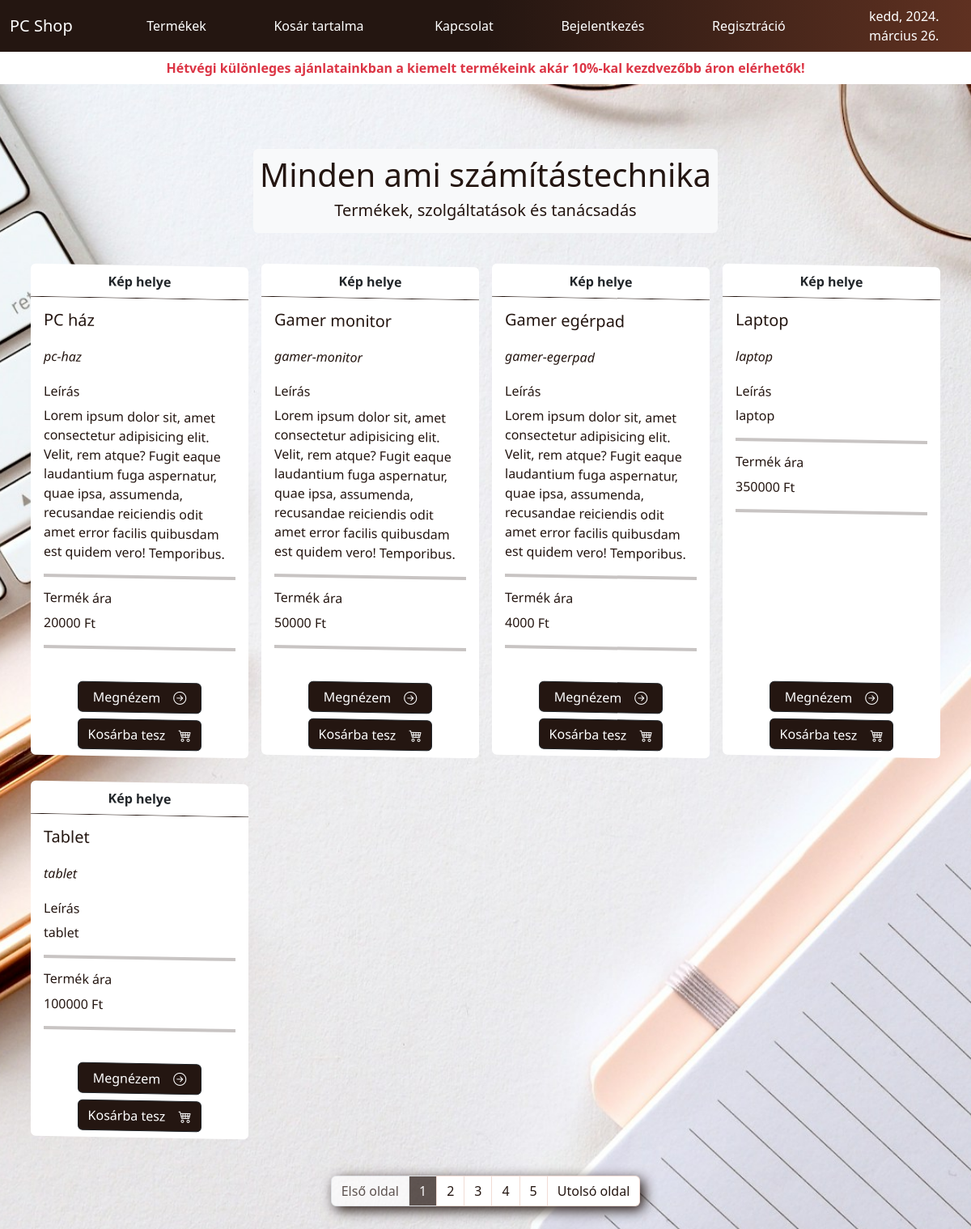
The page /?page=productsView on the database its author committed.
### tables this page shows
CREATE TABLE `products` (
  `id` bigint(20) UNSIGNED NOT NULL,
  `name` varchar(255) NOT NULL,
  `sku` varchar(255) DEFAULT NULL,
  `price` int(11) DEFAULT NULL,
  `special_price` int(11) DEFAULT NULL,
  `description` text,
  `manufacturer_id` bigint(20) UNSIGNED DEFAULT NULL,
  `visit_count` int(11) NOT NULL DEFAULT '0',
  `order_count` int(11) NOT NULL DEFAULT '0',
  `main_signed` tinyint(1) NOT NULL DEFAULT '0',
  `week_offer` tinyint(1) NOT NULL DEFAULT '0',
  `season_offer` tinyint(1) NOT NULL DEFAULT '0',
  `top_brand_asus` tinyint(1) NOT NULL DEFAULT '0',
  `top_brand_apple` tinyint(1) NOT NULL DEFAULT '0',
  `top_brand_dell` tinyint(1) NOT NULL DEFAULT '0',
  `top_brand_hp` tinyint(1) NOT NULL DEFAULT '0',
  `top_brand_lenovo` tinyint(1) NOT NULL DEFAULT '0',
  `slug` varchar(255) NOT NULL,
  `created_at` timestamp NULL DEFAULT NULL,
  `updated_at` timestamp NULL DEFAULT NULL
);

### traits/Utilities.php (called while the page is built, shortened)
<?php
trait Utilities {
    function getViewFile( $file ) {
        include(__DIR__."/../views/".$file.".php");
    }
}

### controllers/UserController.php (called while the page is built, shortened)
<?php
class WeekOffer {
    function offer($weekoffer, $price)
    {
        $val = 0.9;
        $t = getdate();
        if ($_SESSION["today"] === 0 || $_SESSION["today"] === 6) {
            if($weekoffer === "1") {
                return [$price, $price * $_SESSION["week_offer"]];
            }
            else {
                return [$price];
            }
        } else {
            return [$price];
        }
    }
}
class UserController extends WeekOffer
{
    function connectProcess()
    {
        $connection = mysqli_connect("localhost", "root", "12345", "pcshop");
        mysqli_set_charset($connection, "utf8mb4");
        return $connection;
    }
    function productsView()
    {
        $this->getViewFile("products");
    }
}

### views/products.php (the view, shortened to what this page needs)
<!DOCTYPE html>
<html lang="en">
<head>
  <?php
    include("meta.php");
    if(isset($_GET["id"])) {
      $id = $_GET["id"];
    }
    else {
      $id = 1;
    }
  ?>
</head>
<body id="<?php echo $id ?>">
  <?php
  include("nav.php");
  $stepLimit = 5;
  $getId = isset($_GET["id"]) ? $_GET["id"] : 1;
  $start = ($getId - 1) * $stepLimit;
  $termekek = mysqli_query($page->connectProcess(), "select * from products LIMIT $start, $stepLimit");
  ?>
  <main class="container-lg py-5 main-custom-top">
    <section class="row row-cols-1 gy-3 py-3">
      <article class="col-auto p-2 mx-auto text-center rounded-2 bg-light">
        <h1>Minden ami számítástechnika</h1>
        <h5>Termékek, szolgáltatások és tanácsadás</h5>
      </article>
    </section>
    <section class="row row-cols-1 row-cols-sm-2 row-cols-lg-3 row-cols-xl-4 gy-3 py-3">
      <?php
        while ($termek = mysqli_fetch_array($termekek)) {
          echo '
        <article class="col p-2">
          <div class="card border-card h-100 products-card">
            <div class="card-header text-center border-custom">
              <span><strong>Kép helye</strong></span>
            </div>
            <div class="card-body">
              <h5 class="card-title">' . $termek["name"] . '</h5>
              <h6 class="fst-italic py-3 name-color">' . $termek["slug"] . '</h6>
              <h6 class="name-color">Leírás</h6>
              <p class="card-text text-color">' . $termek["description"] . '</p>
              <hr class="border-custom-thick">
              <h6 class="name-color">Termék ára</h6>
              <div class="card-text text-color">';
                $weekArr = $week->offer($termek["week_offer"], $termek["price"]);
                for($i = 0; $i < count($weekArr); $i++) {
                  if(count($weekArr) === 1) {
                    echo '<p>'.$weekArr[$i].' Ft</p>';
                  }
                }
              echo '</div>
              <hr class="border-custom-thick">
            </div>
            <div class="card-footer border-0 d-grid justify-content-center gap-2">
              <form method="get">
                <a href="?page=productView&id=' . $termek["id"] . '" class="btn btn-dark w-100 d-flex justify-content-center align-items-center gap-3" name="data" value="' . $termek["id"] . '">
                  <div>Megnézem</div>
                  <i class="bi bi-arrow-right-circle"></i>
                </a>
              </form>
              <form action="?page=productCartProcess" method="post">
                <input type="hidden" name="id" value="' . $termek["id"] . '">
                <button class="btn btn-dark w-100 d-flex justify-content-center align-items-center gap-3">
                  <div>Kosárba tesz</div>
                  <i class="bi bi-cart4"></i>
                </button>
              </form>
            </div>
          </div>
        </article>';
        }
      ?>
    </section>
    <section class="row row-cols-1 gy-3 py-3">
      <article class="col-auto p-2 mx-auto text-center">
        <nav aria-label="Oldalak közti navigálás">
          <ul class="pagination text-center">
            <li class="page-item <?php echo $getId == '1' ? "disabled" : "" ?>"><a class="page-link" href="?page=productsView">Első oldal</a></li>
            <?php
              $pagesDb = mysqli_query($page->connectProcess(), "select * from products");
              $numsPage = mysqli_num_rows($pagesDb);
              $pages = ceil( $numsPage / $stepLimit );
              for($i = 1; $i <= $pages; $i++) {
                echo '
                  <li class="page-item"><a class="page-link h-100 d-flex align-items-center" href="?page=productsView&id='.$i.'">'.$i.'</a></li>
                ';
              }
            ?>
            <li class="page-item <?php echo $getId == $pages ? "disabled" : "" ?>"><a class="page-link" href="?page=productsView&id=<?php echo $pages ?>">Utolsó oldal</a></li>
          </ul>
        </nav>
      </article>
    </section>
  </main>
</body>
</html>

### assets/css/style.css (style rules this page uses)
:root { --form-hover: #F8F3E6; --color-1: #fff; --color-2: #D1917A; --color-3: #AA583A; --color-4: #5F3121; --color-5: #241611; --bs-body-color-rgb: #fff; --week-header-z: 50; --btn-dark-opacity: .7; --disabled-btn: .7; --transition-800: 800ms; --transition-500: 500ms; --transition-400: 400ms; --anim-duration: 4s; --anim-iteration: infinite; --main-margin-top: 3.5rem; --main-margin-top-mobile: 10rem; --offer-card-translate-y: translateY(-.3rem); --btn-anim-translate-x-base: translateX(0); --btn-anim-translate-xl-mod: translateX(-.4rem); --btn-anim-translate-xr-mod: translateX(.4rem); --custom-carousel-height: 500px; --custom-carousel-margin-top: 2.5rem; --contact-list-gap: .5rem; --cart-input-qtty: 4rem; --pagination-radius: 8px; --page-link-border: 1px solid #D1917A50; --comment-mail-hover: 1px solid var(--color-5); --nav-link-hover: underline 1px solid var(--color-2); --offer-card-hover: 0 0 1rem var(--color-5); --card-border-anim: 0px 0px 30px 1px var(--color-5); --products-card-hover: 0 0 1rem var(--color-5); --focus-shadow-1: 1px 1px 1px var(--color-5) inset; --focus-shadow-2: 0 0 8px var(--color-4); --page-link-shadow: .3rem .3rem 1rem var(--color-5); --card-scale-hover: scale(.98); --products-card-skewY: skewY(1deg); --products-card-skewY-hover: skewY(0); --btn-dark-active: scale(0.9); --border-card: 1px transparent; --border-card-thick: 2px solid var(--color-5); --border-card-thin: 1px solid var(--color-5); }
* { box-sizing: border-box; }
html, body { background: url("../img/main-bg.jpg") no-repeat fixed center; background-size: cover; font-family: system-ui, -apple-system, BlinkMacSystemFont, 'Segoe UI', Roboto, Oxygen, Ubuntu, Cantarell, 'Open Sans', 'Helvetica Neue', sans-serif; }
.main-custom-top { margin-top: var(--main-margin-top); }
.border-card { border: var(--border-card); }
.border-custom { border-bottom: var(--border-card-thin)!important; }
.border-custom-thick { border: var(--border-card-thick)!important; }
.products-card { background-color: var(--color-1)!important; transform: var(--products-card-skewY); transition: all var(--transition-800) ease-out; }
.pagination { border-radius: var(--pagination-radius); box-shadow: var(--page-link-shadow)!important; }
.page-active { background-color: var(--color-5)!important; color: var(--color-1)!important; opacity: var(--btn-dark-opacity); }
.page-link { border: var(--page-link-border); transition: all var(--transition-800); }
.page-link:not(.page-active) { background-color: var(--color-1)!important; color: var(--color-5); }
.page-item.disabled > .page-link { opacity: var(--disabled-btn); }
.name-color, .text-color, body, h1, h2, h3, h4, h5, h6 { color: var(--color-5)!important; }
.btn-dark { background-color: var(--color-5); color: var(--color-1); transition: all var(--transition-800); }

### rows shown on the page
products: name "PC ház", slug "pc-haz", description "Lorem ipsum dolor sit, amet consectetur adipisicing elit. Velit, rem atque? Fugit eaque laudantium fuga aspernatur, quae ipsa, assumenda, recusandae reiciendis odit amet error facilis quibusdam est quidem vero! Temporibus.", price "20000", $termek["id"] 1 (drawn)
products: name "Gamer monitor", slug "gamer-monitor", description "Lorem ipsum dolor sit, amet consectetur adipisicing elit. Velit, rem atque? Fugit eaque laudantium fuga aspernatur, quae ipsa, assumenda, recusandae reiciendis odit amet error facilis quibusdam est quidem vero! Temporibus.", price "50000", $termek["id"] 2 (drawn)
products: name "Gamer egérpad", slug "gamer-egerpad", description "Lorem ipsum dolor sit, amet consectetur adipisicing elit. Velit, rem atque? Fugit eaque laudantium fuga aspernatur, quae ipsa, assumenda, recusandae reiciendis odit amet error facilis quibusdam est quidem vero! Temporibus.", price "4000", $termek["id"] 3 (drawn)
products: name "Laptop", slug "laptop", description "laptop", price "350000", $termek["id"] 4 (drawn)
products: name "Tablet", slug "tablet", description "tablet", price "100000", $termek["id"] 5 (drawn)

### other values the page prints
$week->navOffer() "Hétvégi különleges ajánlatainkban a kiemelt termékeink akár 10%-kal kezdvezőbb áron elérhetők!"
